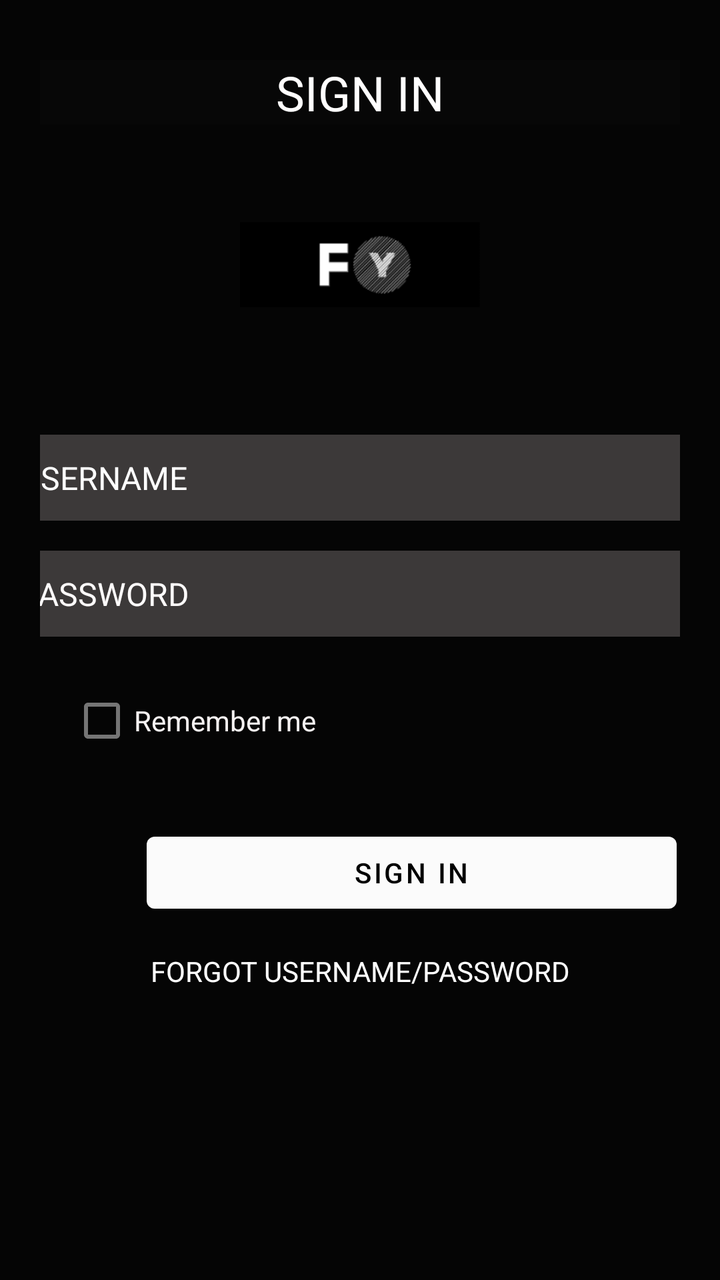
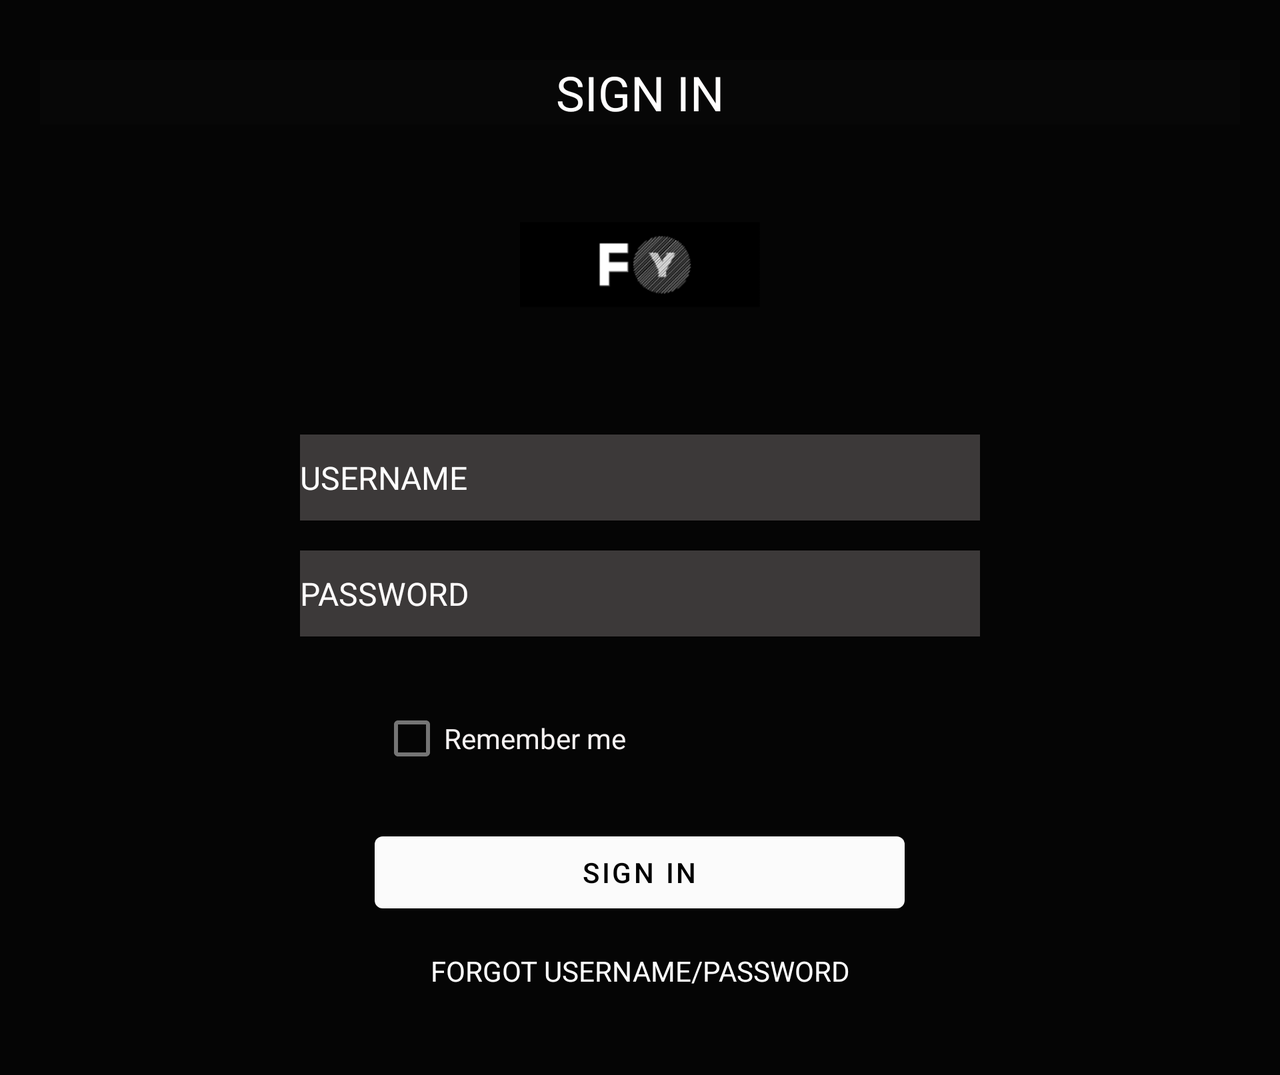

An Android layout and its configuration variant, each rendered on a device that would load it. The default file and the variant file are quoted in full after the pictures.
<!-- AndroidManifest.xml: application theme Theme.SignUpActivity -->
<!-- res/layout/activity_login.xml -->
<?xml version="1.0" encoding="utf-8"?>
<LinearLayout xmlns:android="http://schemas.android.com/apk/res/android"
    xmlns:app="http://schemas.android.com/apk/res-auto"
    xmlns:tools="http://schemas.android.com/tools"
    android:layout_width="match_parent"
    android:layout_height="match_parent"
    android:background="#050505"
    android:orientation="vertical"
    android:padding="20dp"
    tools:context=".MainActivity">

    <TextView
        android:id="@+id/textView2"
        android:layout_width="match_parent"
        android:layout_height="wrap_content"
        android:layout_marginTop="10dp"
        android:layout_marginBottom="10dp"
        android:background="#070707"
        android:gravity="center"
        android:hint="SIGN IN"
        android:shadowColor="#1B1919"
        android:textAlignment="center"
        android:textColor="#F6F0F0"
        android:textColorHint="#FFFEFE"
        android:textSize="24sp" />

    <ImageView
        android:id="@+id/imageView"
        android:src="@drawable/logo"
        android:layout_width="120dp"
        android:layout_height="120dp"
        android:layout_gravity="center"
        />

    <EditText
        android:id="@+id/editTextTextEmailAddress"
        android:layout_width="340dp"
        android:layout_height="43dp"
        android:layout_gravity="center"
        android:layout_marginTop="25dp"
        android:background="#3C3939"
        android:ems="10"
        android:hint="USERNAME"
        android:inputType="textEmailAddress"
        android:textColor="#FFFFFF"
        android:textColorHint="#FFFFFF"
        android:textSize="16sp" />


    <EditText
        android:id="@+id/editTextTextPassword"
        android:layout_width="340dp"
        android:layout_height="43dp"
        android:layout_gravity="center"
        android:layout_marginTop="15dp"
        android:background="#3C3939"
        android:ems="10"
        android:hint="PASSWORD"
        android:inputType="textPassword"
        android:textColor="#F6F3F3"
        android:textColorHint="#FFFCFC"
        android:textIsSelectable="false"
        android:textSize="16sp" />

    <LinearLayout
        android:layout_width="match_parent"
        android:layout_height="wrap_content"/>

    <LinearLayout
        android:layout_width="match_parent"
        android:layout_height="wrap_content">

        <CheckBox
            android:layout_width="wrap_content"
            android:layout_height="wrap_content"
            android:layout_marginLeft="15dp"
            android:text="Remember me
"
            android:layout_marginTop="18dp"
            android:textColor="#F6F2F2">

        </CheckBox>

    </LinearLayout>

    <FrameLayout
        android:layout_width="372dp"
        android:layout_height="89dp">

        <Button
            android:id="@+id/button4"
            android:layout_width="265dp"
            android:layout_height="wrap_content"
            android:layout_gravity="center|clip_vertical|fill_vertical"
            android:layout_marginTop="28dp"
            android:text="sign in"
            android:textColor="#000000"
            app:backgroundTint="#FBFBFB" />

    </FrameLayout>

    <TextView
        android:id="@+id/textView5"
        android:layout_width="match_parent"
        android:layout_height="64dp"
        android:layout_marginTop="-20dp"
        android:gravity="center"
        android:text="FORGOT USERNAME/PASSWORD"
        android:textColor="#FFFFFF"
        android:textSize="14sp" />

</LinearLayout>
<!-- resources referenced by this layout -->
<resources>
  <!-- drawable logo: png bitmap (drawable, 15593 bytes) -->
  <style name="Theme.SignUpActivity" parent="Theme.MaterialComponents.DayNight.DarkActionBar">
          
          <item name="colorPrimary">@color/purple_500</item>
          <item name="colorPrimaryVariant">@color/purple_700</item>
          <item name="colorOnPrimary">@color/white</item>
          
          <item name="colorSecondary">@color/teal_200</item>
          <item name="colorSecondaryVariant">@color/teal_700</item>
          <item name="colorOnSecondary">@color/black</item>
          
          <item name="android:statusBarColor" tools:targetApi="l">?attr/colorPrimaryVariant</item>
          
      </style>
</resources>
<!-- res/layout-land/activity_login.xml (the repository's variant of the layout above) -->
<!-- drawn on the phone turned sideways -->
<?xml version="1.0" encoding="utf-8"?>
<ScrollView xmlns:android="http://schemas.android.com/apk/res/android"
    xmlns:app="http://schemas.android.com/apk/res-auto"
    xmlns:tools="http://schemas.android.com/tools"
    android:layout_width="match_parent"
    android:layout_height="match_parent"
    android:fillViewport="true">
<LinearLayout
    android:layout_width="match_parent"
    android:layout_height="match_parent"
    android:background="#050505"
    android:orientation="vertical"
    android:padding="20dp"
    tools:context=".MainActivity">

    <TextView
        android:id="@+id/textView2"
        android:layout_width="match_parent"
        android:layout_height="wrap_content"
        android:layout_marginTop="10dp"
        android:layout_marginBottom="10dp"
        android:background="#070707"
        android:gravity="center"
        android:hint="SIGN IN"
        android:shadowColor="#1B1919"
        android:textAlignment="center"
        android:textColor="#F6F0F0"
        android:textColorHint="#FFFEFE"
        android:textSize="24sp" />

    <ImageView
        android:id="@+id/imageView"
        android:src="@drawable/logo"
        android:layout_width="120dp"
        android:layout_height="120dp"
        android:layout_gravity="center"
        />

    <EditText
        android:id="@+id/editTextTextEmailAddress"
        android:layout_width="340dp"
        android:layout_height="43dp"
        android:layout_gravity="center"
        android:layout_marginTop="25dp"
        android:background="#3C3939"
        android:ems="10"
        android:hint="USERNAME"
        android:inputType="textEmailAddress"
        android:textColor="#FFFFFF"
        android:textColorHint="#FFFFFF"
        android:textSize="16sp" />


    <EditText
        android:id="@+id/editTextTextPassword"
        android:layout_width="340dp"
        android:layout_height="43dp"
        android:layout_gravity="center"
        android:layout_marginTop="15dp"
        android:background="#3C3939"
        android:ems="10"
        android:hint="PASSWORD"
        android:inputType="textPassword"
        android:textColor="#F6F3F3"
        android:textColorHint="#FFFCFC"
        android:textIsSelectable="false"
        android:textSize="16sp" />

    <LinearLayout
        android:layout_width="match_parent"
        android:layout_height="wrap_content"/>

    <LinearLayout
        android:layout_width="match_parent"
        android:layout_height="wrap_content">

        <CheckBox
            android:layout_width="wrap_content"
            android:layout_height="wrap_content"
            android:layout_marginLeft="170dp"
            android:text="Remember me"
            android:layout_gravity="center"
            android:layout_marginTop="18dp"
            android:textColor="#F6F2F2">

        </CheckBox>

    </LinearLayout>

    <FrameLayout
        android:layout_width="match_parent"
        android:layout_height="89dp">

        <Button
            android:id="@+id/button4"
            android:layout_width="265dp"
            android:layout_height="wrap_content"
            android:layout_gravity="center|clip_vertical|fill_vertical"
            android:layout_marginTop="28dp"
            android:text="sign in"
            android:textColor="#000000"
            app:backgroundTint="#FBFBFB" />
    </FrameLayout>

    <TextView
        android:id="@+id/textView5"
        android:layout_width="match_parent"
        android:layout_height="64dp"
        android:layout_marginTop="-20dp"
        android:gravity="center"
        android:text="FORGOT USERNAME/PASSWORD"
        android:textColor="#FFFFFF"
        android:textSize="14sp" />

</LinearLayout>
</ScrollView>
